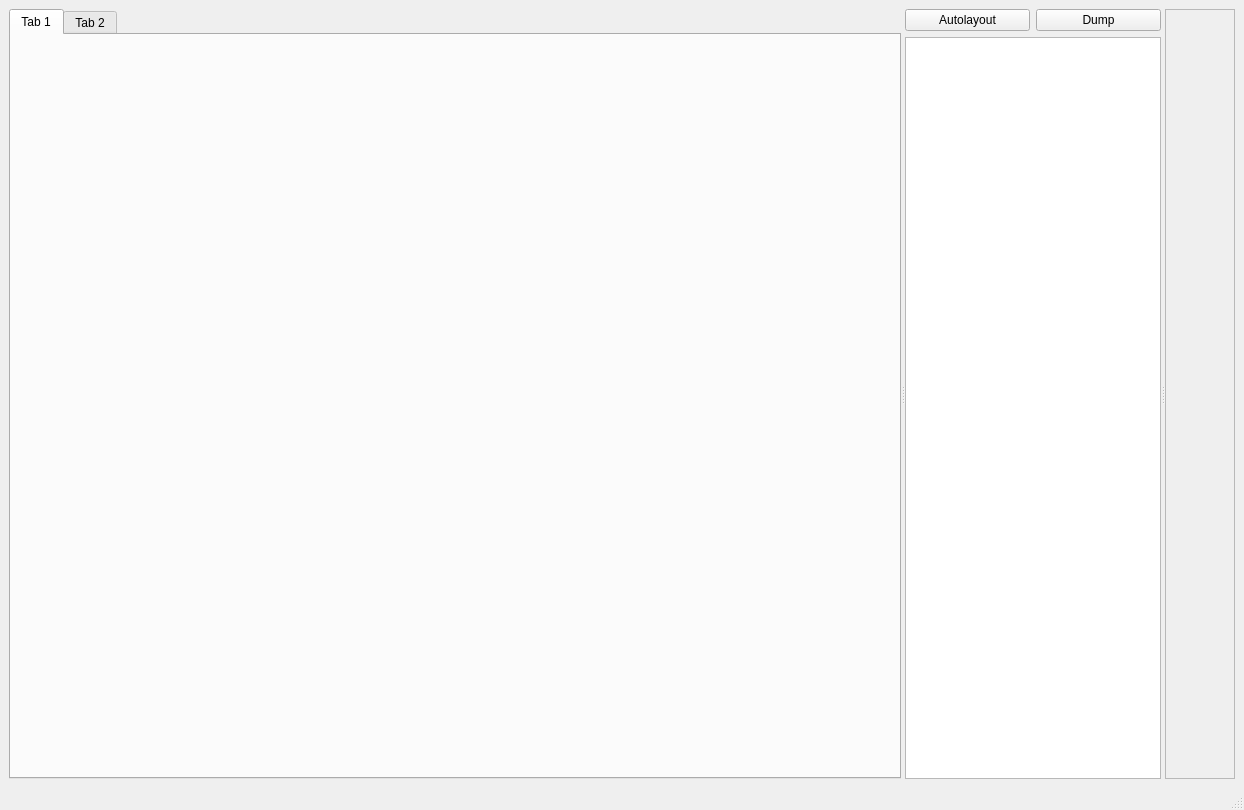
<?xml version="1.0" encoding="UTF-8"?>
<ui version="4.0">
 <class>MainWindow</class>
 <widget class="QMainWindow" name="MainWindow">
  <property name="geometry">
   <rect>
    <x>0</x>
    <y>0</y>
    <width>1244</width>
    <height>810</height>
   </rect>
  </property>
  <property name="acceptDrops">
   <bool>false</bool>
  </property>
  <property name="windowTitle">
   <string>MainWindow</string>
  </property>
  <widget class="QWidget" name="centralwidget">
   <property name="sizePolicy">
    <sizepolicy hsizetype="Maximum" vsizetype="Maximum">
     <horstretch>1</horstretch>
     <verstretch>1</verstretch>
    </sizepolicy>
   </property>
   <layout class="QGridLayout" name="gridLayout">
    <item row="0" column="0">
     <widget class="QSplitter" name="splitter">
      <property name="orientation">
       <enum>Qt::Horizontal</enum>
      </property>
      <widget class="QTabWidget" name="tabWidget">
       <property name="sizePolicy">
        <sizepolicy hsizetype="Expanding" vsizetype="Expanding">
         <horstretch>1</horstretch>
         <verstretch>0</verstretch>
        </sizepolicy>
       </property>
       <widget class="QWidget" name="tab">
        <attribute name="title">
         <string>Tab 1</string>
        </attribute>
       </widget>
       <widget class="QWidget" name="tab_2">
        <attribute name="title">
         <string>Tab 2</string>
        </attribute>
       </widget>
      </widget>
      <widget class="QWidget" name="layoutWidget">
       <layout class="QVBoxLayout" name="verticalLayout" stretch="0,0">
        <item>
         <layout class="QHBoxLayout" name="horizontalLayout" stretch="0,0">
          <item>
           <widget class="QPushButton" name="autolayoutButton">
            <property name="sizePolicy">
             <sizepolicy hsizetype="MinimumExpanding" vsizetype="Fixed">
              <horstretch>1</horstretch>
              <verstretch>0</verstretch>
             </sizepolicy>
            </property>
            <property name="text">
             <string>Autolayout</string>
            </property>
           </widget>
          </item>
          <item>
           <widget class="QPushButton" name="dumpButton">
            <property name="sizePolicy">
             <sizepolicy hsizetype="MinimumExpanding" vsizetype="Fixed">
              <horstretch>1</horstretch>
              <verstretch>0</verstretch>
             </sizepolicy>
            </property>
            <property name="text">
             <string>Dump</string>
            </property>
           </widget>
          </item>
         </layout>
        </item>
        <item>
         <widget class="GraphView" name="graphicsView">
          <property name="sizePolicy">
           <sizepolicy hsizetype="Expanding" vsizetype="Expanding">
            <horstretch>0</horstretch>
            <verstretch>0</verstretch>
           </sizepolicy>
          </property>
          <property name="verticalScrollBarPolicy">
           <enum>Qt::ScrollBarAsNeeded</enum>
          </property>
          <property name="horizontalScrollBarPolicy">
           <enum>Qt::ScrollBarAsNeeded</enum>
          </property>
          <property name="renderHints">
           <set>QPainter::Antialiasing|QPainter::HighQualityAntialiasing|QPainter::TextAntialiasing</set>
          </property>
          <property name="dragMode">
           <enum>QGraphicsView::RubberBandDrag</enum>
          </property>
         </widget>
        </item>
       </layout>
      </widget>
      <widget class="QScrollArea" name="palette">
       <property name="sizePolicy">
        <sizepolicy hsizetype="Preferred" vsizetype="Expanding">
         <horstretch>0</horstretch>
         <verstretch>0</verstretch>
        </sizepolicy>
       </property>
       <property name="widgetResizable">
        <bool>true</bool>
       </property>
       <widget class="QWidget" name="paletteContents">
        <property name="geometry">
         <rect>
          <x>0</x>
          <y>0</y>
          <width>68</width>
          <height>748</height>
         </rect>
        </property>
       </widget>
      </widget>
     </widget>
    </item>
   </layout>
  </widget>
  <widget class="QMenuBar" name="menubar">
   <property name="geometry">
    <rect>
     <x>0</x>
     <y>0</y>
     <width>1244</width>
     <height>20</height>
    </rect>
   </property>
  </widget>
  <widget class="QStatusBar" name="statusbar"/>
 </widget>
 <customwidgets>
  <customwidget>
   <class>GraphView</class>
   <extends>QGraphicsView</extends>
   <header>graphview</header>
  </customwidget>
 </customwidgets>
 <resources/>
 <connections/>
</ui>
